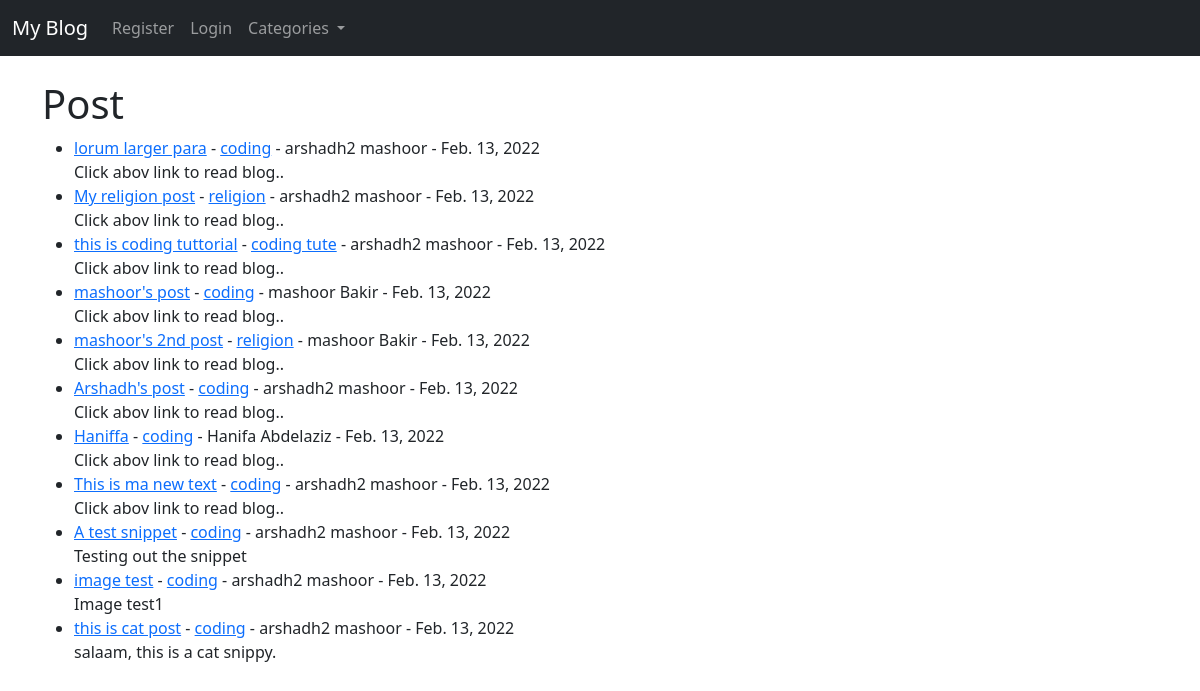
The page / on the database its author committed.
### theblog/models.py (models this page shows, shortened)
class Post(models.Model):
    title = models.CharField(max_length=255)
    header_image = models.ImageField(null=True, blank=True, upload_to="images/")
    title_tag = models.CharField(max_length=255)
    author = models.ForeignKey(User, on_delete=models.CASCADE)
    body = RichTextField(blank=True, null=True)
    post_date = models.DateField(auto_now_add=True)
    category = models.CharField(max_length=255, default='coding')
    snippet = models.CharField(max_length=255)
    likes = models.ManyToManyField(User, related_name='blog_posts')

### theblog/views.py (the view)
# urls.py: path('', HomeView.as_view(), name="home"),
class HomeView(ListView):
    model = Post
    template_name = 'home.html'
    ordering = ['-post_date']
    def get_context_data(self, *args, **kwargs):
        cat_menu = Category.objects.all()
        context = super(HomeView, self).get_context_data(*args, **kwargs)
        context["cat_menu"] = cat_menu
        return context

### theblog/models.py (called while the page is built)
    def __str__(self):
        return self.name

### theblog/templates/home.html (shortened to what this page needs)
{% extends 'base.html' %}
{% block content %}
 <h1>Post</h1>
 <ul>
 {% for post in object_list %}
     <li>
         <a href="{% url 'article-detail' post.pk %}">{{ post.title }}</a>
         - <a href="{% url 'category' post.category|slugify %}">{{ post.category }}</a>
         - {{ post.author.first_name }}
         {{ post.author.last_name }} -
         {{ post.post_date }}
         <br>
         {{ post.snippet }}
     </li>
 {% endfor %}
 </ul>
{% endblock %}

### theblog/templates/base.html (shortened to what this page needs)
<!doctype html>
<html lang="en">
  <head>
    <link href="https://cdn.jsdelivr.net/npm/bootstrap@5.1.3/dist/css/bootstrap.min.css" rel="stylesheet">
  </head>
  <body>
    <nav class="navbar navbar-expand-lg navbar-dark bg-dark">
        <div class="container-fluid">
          <a class="navbar-brand" href="{% url 'home' %}">My Blog</a>
          <div class="collapse navbar-collapse" id="navbarSupportedContent">
            <ul class="navbar-nav me-auto mb-2 mb-lg-0">
              {% if user.is_authenticated %}
                <li class="nav-item">
                  <a class="nav-link" href="{% url 'add-post' %}">Add Post</a>
                </li>
                <li class="nav-item">
                  <a class="nav-link" href="{% url 'add_category' %}">Add Category</a>
                </li>
                <li class="nav-item dropdown">
                  <a class="nav-link dropdown-toggle" href="#" id="navbarDropdown" role="button" data-bs-toggle="dropdown" aria-expanded="false">
                    Profile
                  </a>
                  <ul class="dropdown-menu" aria-labelledby="navbarDropdown">
                    <li><a class="dropdown-item" href="#">Action</a></li>
                    <li><a class="dropdown-item" href="#">Another action</a></li>
                    <li><hr class="dropdown-divider"></li>
                    <li><a class="dropdown-item" href="#">Something else here</a></li>
                  </ul>
                </li>
                <li class="nav-item">
                  <a class="nav-link" href="{% url 'edit_profile' %}">Edit profile</a>
                </li>
                <li class="nav-item">
                  <a class="nav-link" href="{% url 'logout' %}">logout</a>
                </li>
              {% else %}
                <li class="nav-item">
                  <a class="nav-link" href="{% url 'register' %}">Register</a>
                </li>
                <li class="nav-item">
                  <a class="nav-link" href="{% url 'login' %}">Login</a>
                </li>
              {% endif  %}
                  {% if cat_menu %}
                  <li class="nav-item dropdown">
                    <a class="nav-link dropdown-toggle" href="#" id="navbarDropdown" role="button" data-bs-toggle="dropdown" aria-expanded="false">
                      Categories
                    </a>
                  </li>
                  {% else %}
                    <li class="nav-item">
                      <a class="nav-link" href="{% url 'category_list' %}">Categories</a>
                    </li>
                  {% endif %}
            </ul>
          </div>
        </div>
      </nav>
    <br>
    <div class="container">
        {% block content %}
        {% endblock %}
    </div>
  </body>
</html>

### rows shown on the page
Post: title "lorum larger para", category "coding", author.first_name "arshadh2", author.last_name "mashoor", post_date "Feb. 13, 2022", snippet "Click abov link to read blog.."
Post: title "My religion post", category "religion", author.first_name "arshadh2", author.last_name "mashoor", post_date "Feb. 13, 2022", snippet "Click abov link to read blog.."
Post: title "this is coding tuttorial", category "coding tute", author.first_name "arshadh2", author.last_name "mashoor", post_date "Feb. 13, 2022", snippet "Click abov link to read blog.."
Post: title "mashoor's post", category "coding", author.first_name "mashoor", author.last_name "Bakir", post_date "Feb. 13, 2022", snippet "Click abov link to read blog.."
Post: title "mashoor's 2nd post", category "religion", author.first_name "mashoor", author.last_name "Bakir", post_date "Feb. 13, 2022", snippet "Click abov link to read blog.."
Post: title "Arshadh's post", category "coding", author.first_name "arshadh2", author.last_name "mashoor", post_date "Feb. 13, 2022", snippet "Click abov link to read blog.."
Post: title "Haniffa", category "coding", author.first_name "Hanifa", author.last_name "Abdelaziz", post_date "Feb. 13, 2022", snippet "Click abov link to read blog.."
Post: title "This is ma new text", category "coding", author.first_name "arshadh2", author.last_name "mashoor", post_date "Feb. 13, 2022", snippet "Click abov link to read blog.."
Post: title "A test snippet", category "coding", author.first_name "arshadh2", author.last_name "mashoor", post_date "Feb. 13, 2022", snippet "Testing out the snippet"
Post: title "image test", category "coding", author.first_name "arshadh2", author.last_name "mashoor", post_date "Feb. 13, 2022", snippet "Image test1"
Post: title "this is cat post", category "coding", author.first_name "arshadh2", author.last_name "mashoor", post_date "Feb. 13, 2022", snippet "salaam, this is a cat snippy."
